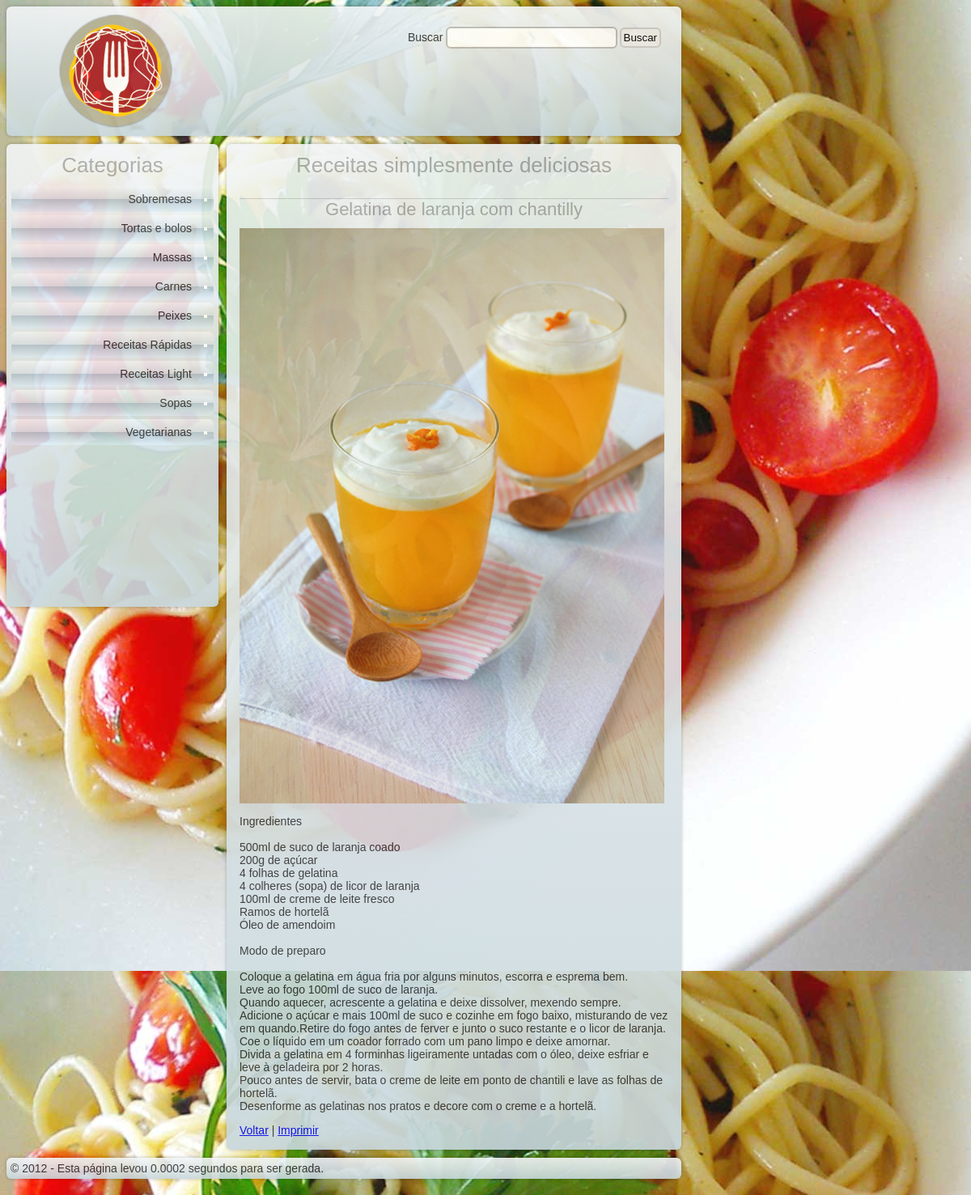
The page /receitas/ver/gelatina-de-laranja-com-chantilly on the database its author committed.
### tables this page shows
CREATE TABLE IF NOT EXISTS `categorias` (
  `id_categoria` int(10) unsigned NOT NULL AUTO_INCREMENT,
  `categoria` varchar(45) NOT NULL,
  `slug_categoria` varchar(255) NOT NULL,
  PRIMARY KEY (`id_categoria`)
);

CREATE TABLE IF NOT EXISTS `receitas` (
  `id_receita` int(10) unsigned NOT NULL AUTO_INCREMENT,
  `nome` varchar(255) NOT NULL,
  `slug_receita` varchar(255) NOT NULL,
  `texto` text NOT NULL,
  `categoria` int(10) unsigned NOT NULL,
  `foto` varchar(45) DEFAULT NULL,
  `adicionada_quando` timestamp NOT NULL DEFAULT CURRENT_TIMESTAMP,
  PRIMARY KEY (`id_receita`),
  KEY `FK_receitas_categoria` (`categoria`)
);

### application/controllers/receitas.php (called while the page is built, shortened)
<?php if(!defined('BASEPATH')) exit('No direct script access allowed');
class Receitas extends CI_Controller {
	public function ver($slug_receita = null){
		$data['categorias'] = $this->db->get('categorias')->result();
		$this->db->where('slug_receita',$slug_receita);
		$data2['receita'] = $this->db->get('receitas')->result();
		$this->load->view('html_header');
		$this->load->view('cabecalho');
		$this->load->view('menu_categorias' , $data);
		$this->load->view('receita', $data2);
		$this->load->view('rodape');
		$this->load->view('html_footer');
	}
}

### index.php (called while the page is built, shortened)
<?php
require_once BASEPATH.'core/CodeIgniter.php';

### application/views/menu_categorias.php (the view)
<div id="menu_de_categorias" class="gradiente0 sombra radious">
	<h2>Categorias</h2>
	<ul>
		<?php foreach($categorias as $cat):?>
			<li class='gradiente1 radious'>
				<?php
				echo anchor(
					'receitas/categoria/'.$cat->slug_categoria,
					$cat->categoria
				);
				?>
			</li>
		<?php endforeach;?>
	</ul>
</div>

### application/views/receita.php
<div id="conteudo" class="gradiente0 sombra radious">
	<?php
	echo heading("Receitas simplesmente deliciosas",2);
	?>
	<div id="receita">
	<?php
	foreach($receita as $rec){
		echo heading($rec->nome,3);
		echo img('assets/imgs/receitas/'.$rec->foto);
		echo "<p>" . nl2br($rec->texto) . "</p>";
	}
	?>
	<a href="javascript:history.go(-1)">Voltar</a> | <a href="javascript:self.print()">Imprimir</a>
	</div>
</div>

### assets/css/layout.css (style rules this page uses)
body { background-color:#EFEFEF; font-family: Lucida Grande, Verdana, Geneva, Sans-serif;font-size: 14px; color: #333; background-image: url('../imgs/pasta.jpg'); background-attachment: fixed }
.gradiente0 { background: #f2f5f6; background: -moz-linear-gradient(top, #f2f5f6 0%, #e3eaed 37%, #c8d7dc 100%); background: -webkit-gradient(linear, left top, left bottom, color-stop(0%,#f2f5f6), color-stop(37%,#e3eaed), color-stop(100%,#c8d7dc)); background: -webkit-linear-gradient(top, #f2f5f6 0%,#e3eaed 37%,#c8d7dc 100%); background: -o-linear-gradient(top, #f2f5f6 0%,#e3eaed 37%,#c8d7dc 100%); background: -ms-linear-gradient(top, #f2f5f6 0%,#e3eaed 37%,#c8d7dc 100%); background: linear-gradient(top, #f2f5f6 0%,#e3eaed 37%,#c8d7dc 100%); filter: progid:DXImageTransform.Microsoft.gradient( startColorstr='#f2f5f6', endColorstr='#c8d7dc',GradientType=0 ); }
.gradiente1 { background: #f2f6f8; background: -moz-linear-gradient(top, #f2f6f8 0%, #d8e1e7 50%, #b5c6d0 51%, #e0eff9 100%); background: -webkit-gradient(linear, left top, left bottom, color-stop(0%,#f2f6f8), color-stop(50%,#d8e1e7), color-stop(51%,#b5c6d0), color-stop(100%,#e0eff9)); background: -webkit-linear-gradient(top, #f2f6f8 0%,#d8e1e7 50%,#b5c6d0 51%,#e0eff9 100%); background: -o-linear-gradient(top, #f2f6f8 0%,#d8e1e7 50%,#b5c6d0 51%,#e0eff9 100%); background: -ms-linear-gradient(top, #f2f6f8 0%,#d8e1e7 50%,#b5c6d0 51%,#e0eff9 100%); background: linear-gradient(top, #f2f6f8 0%,#d8e1e7 50%,#b5c6d0 51%,#e0eff9 100%); filter: progid:DXImageTransform.Microsoft.gradient( startColorstr='#f2f6f8', endColorstr='#e0eff9',GradientType=0 ); }
.sombra { -webkit-box-shadow: 0px 0px 4px 0px rgba(26, 26, 26, 0.3);-moz-box-shadow: 0px 0px 4px 0px rgba(26, 26, 26, 0.3);box-shadow: 0px 0px 4px 0px rgba(26, 26, 26, 0.3); }
.radious { -webkit-border-radius: 6px; -moz-border-radius: 6px; border-radius: 6px; }
#cabecalho img { margin-left:60px;margin-top: 5px;margin-bottom: 5px }
#menu_de_categorias { background-color:#DDD; float:left; width:250px; height:560px; float:left; padding:6px;opacity: 0.91 }
#menu_de_categorias ul, #conteudo ul { margin: 0px; padding: 0px; }
#menu_de_categorias ul li, #conteudo ul li { padding:8px; margin-bottom:4px; text-align: right; color:#FFF; list-style:square; list-style-position:inside; direction: rtl; }
#menu_de_categorias a, #conteudo ul li a { font-family: 'Lucida Sans Unicode', 'Lucida Grande', sans-serif; text-decoration: none; color:#333; }
#conteudo { float:left; width:550px; margin-left:10px; background-color:#DDD; padding:6px; min-height: 560px; opacity: 0.91 }
#conteudo h2, #menu_de_categorias h2 { text-align: center; color:#AAA; font-size:26px; padding:0px; margin-top:5px; margin-bottom:10px; font-family: Century Gothic, sans-serif; font-weight: lighter; }
#conteudo h3 { text-align: center; color:#AAA; font-size:22px; padding:0px; margin-top:5px; margin-bottom:10px; font-family: Century Gothic, sans-serif; font-weight: lighter; border-top:#CCC solid 1px }
#receita { padding:10px; }
#receita img { width:525px; }
#formbusca input[type=text] { border:#BBB solid 2px; width: 200px; padding:4px;-webkit-border-radius: 6px; -moz-border-radius: 6px; border-radius: 6px; margin-right: 3px;margin-left: 3px }
#formbusca input[type=submit] { border:#CCC solid 2px; padding:3px;-webkit-border-radius: 6px; -moz-border-radius: 6px; border-radius: 6px; }

### rows shown on the page
categorias: slug_categoria+categoria "Sobremesas"
categorias: slug_categoria+categoria "Tortas e bolos"
categorias: slug_categoria+categoria "Massas"
categorias: slug_categoria+categoria "Carnes"
categorias: slug_categoria+categoria "Peixes"
categorias: slug_categoria+categoria "Receitas Rápidas"
categorias: slug_categoria+categoria "Receitas Light"
categorias: slug_categoria+categoria "Sopas"
categorias: slug_categoria+categoria "Vegetarianas"
receitas: nome "Gelatina de laranja com chantilly", foto (picture), texto "Ingredientes 500ml de suco de laranja coado 200g de açúcar 4 folhas de gelatina 4 colheres (sopa) de licor de laranja 100ml de creme de leite fresco Ramos de hortelã Óleo de amendoim Modo de preparo Coloque a gelatina em água fria por alguns minutos, escorra e esprema bem. Leve ao fogo 100ml de suco de laranja. Quando aquecer, acrescente a gelatina e deixe dissolver, mexendo sempre. Adicione o açúcar e mais 100ml de suco e cozinhe em fogo baixo, misturando de vez em quando.Retire do fogo antes de ferver e junto o suco restante e o licor de laranja. Coe o líquido em um coador forrado com um pano limpo e deixe amornar. Divida a gelatina em 4 forminhas ligeiramente untadas com o óleo, deixe…"

### other values the page prints
form_label("Buscar","busca") "Buscar"
heading("Receitas simplesmente deliciosas",2) "Receitas simplesmente deliciosas"
$this->benchmark->elapsed_time() "0.0002"
